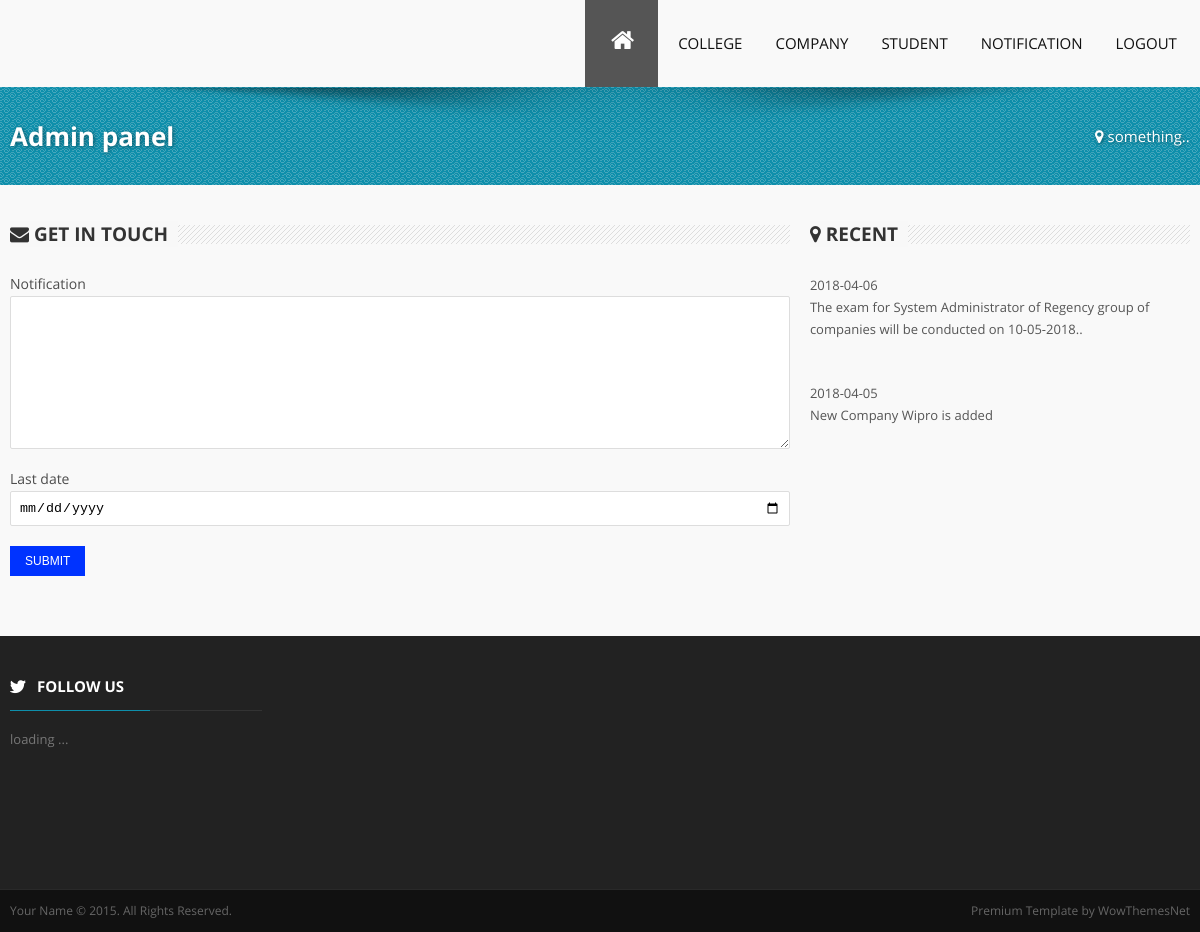
The page /provide_notification.php on the database its author committed.
### tables this page shows
CREATE TABLE `notifications` (
  `nid` int(11) NOT NULL AUTO_INCREMENT,
  `content` varchar(1000) NOT NULL,
  `n_date` varchar(20) NOT NULL,
  `last_date` varchar(20) NOT NULL,
  PRIMARY KEY (`nid`)
);

### provide_notification.php (the view, shortened to what this page needs)
<?php
$con=mysqli_connect("localhost","root","","online_examination");
 include("admin_menu.html"); ?>
<!DOCTYPE html PUBLIC "-//W3C//DTD XHTML 1.0 Transitional//EN" "http://www.w3.org/TR/xhtml1/DTD/xhtml1-transitional.dtd">
<html xmlns="http://www.w3.org/1999/xhtml">
<head>
</head>
<body>
<div class="grid">
 <div class="row space-top">
<div class="c8 space-top">
				<h1 class="maintitle">
				<span><i class="icon-envelope-alt"></i> Get in Touch</span>
				</h1>
				<div class="wrapcontact">
					<form method="post" action="">
						<div class="form">
							<label>Notification</label>
							<textarea name="Notification" id="n" class="ctextarea" rows="9"></textarea>
							<label>Last date</label>
							<input type="date" id="date" name="date" class="textfield" />
							<input type="submit" name="Submit" id="submit" class="button" style="font-size:12px;" value="SUBMIT" onclick="return valid();" />
						</div>
					</form>
				</div>
   </div>
			<div class="c4 space-top">
				<h1 class="maintitle">
				<span><i class="icon-map-marker"></i> Recent</span>
				 <?php
   $str="select * from notifications order by n_date desc  ";
	$res=mysqli_query($con,$str);
	for ($j=1;$j<3;$j++){
	while($res1=mysqli_fetch_array($res))
	{
	?>
				</h1>
				<dl>
					<dt><?php echo $res1[2] ?></dt>
					<dd><span><?php echo $res1[1] ?></span></dd>
				</dl>
				<br/>
				<?php  } } ?>
   </div>
</div>
</body>
</html>

### css/skinblue.css (style rules this page uses)
.footerstress { border: solid #0E8FAB;border-width: 1px 0 0;clear: both;margin: -9px 0px 17px; }
.undermenuarea { background: #0E8FAB url(../images/pat.png) repeat; }

### rows shown on the page
notifications: n_date "2018-04-06", content "The exam for System Administrator of Regency group of companies will be conducted on 10-05-2018.."
notifications: n_date "2018-04-05", content "New Company Wipro is added"
